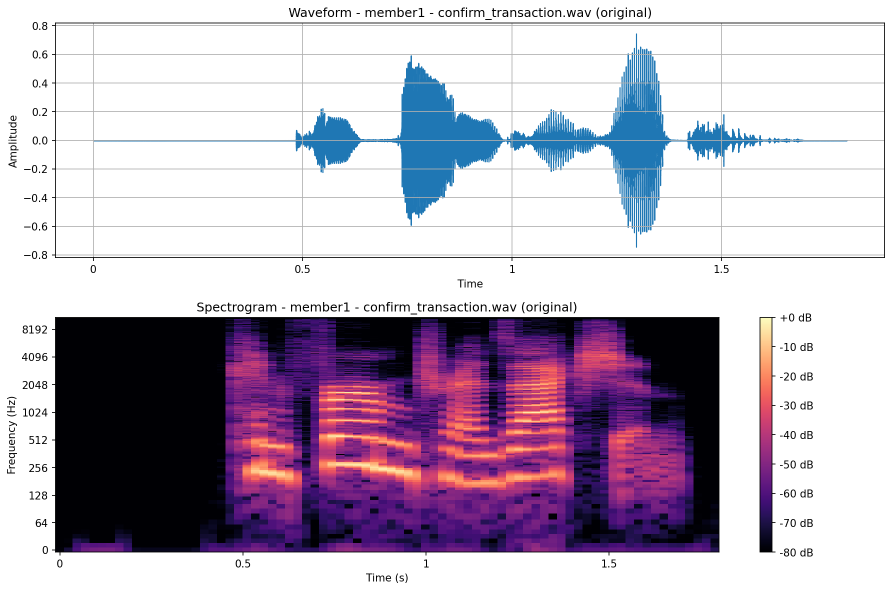
#> input picture product_recommendation_system/audio_visualizations/member1_confirm_transaction_wav_original.png, 1784 x 1182 px (shown at 1/2 size); its folder holds only this picture in this run
$ python -i image_processing.py   (imports and definitions only)
#> lines starting #> are read from the running program, lines starting #| are printed output that depends on the picture
import cv2
import numpy as np
import pandas as pd
import os
from PIL import Image, ImageFilter, ImageEnhance
import warnings

class ImageProcessor:
    def __init__(self, target_size=(128, 128)):
        self.target_size = target_size

    def load_and_preprocess(self, image_path):
        """Load and preprocess image with better error handling"""
        try:
            # Try OpenCV first
            image = cv2.imread(image_path)
#> image is the input picture: shape (1182, 1784, 3); mean B, G, R 192.8, 176.5, 187.7
            if image is None:
                raise ValueError("OpenCV could not load image")

            # Check if image is valid
            if image.size == 0:
                raise ValueError("Empty image")

            image = cv2.resize(image, self.target_size)
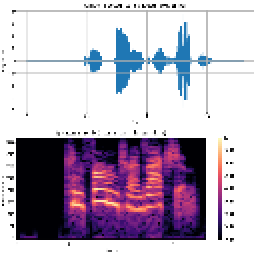
#> image: shape (128, 128, 3) (shown 2 times larger); mean B, G, R 192.8, 176.7, 188
            image = cv2.cvtColor(image, cv2.COLOR_BGR2RGB)
            return image

        except Exception as e:
            print(f"OpenCV failed for {image_path}: {e}")
            # Fallback to PIL
            try:
                image = Image.open(image_path)
                image = image.resize(self.target_size)
                image = image.convert('RGB')
                return np.array(image)
            except Exception as pil_error:
                print(f"PIL also failed for {image_path}: {pil_error}")
                # Create a dummy image
                return np.random.randint(0, 255, (self.target_size[0], self.target_size[1], 3), dtype=np.uint8)

    # [159 lines left out: functions apply_augmentations, extract_features, process_all_images, create_dummy_features, not called in this run]

>>> result = ImageProcessor().load_and_preprocess('../audio_visualizations/member1_confirm_transaction_wav_original.png')

$ run again, on product_recommendation_system/audio_visualizations/member2_confirm_transaction_wav_original.png
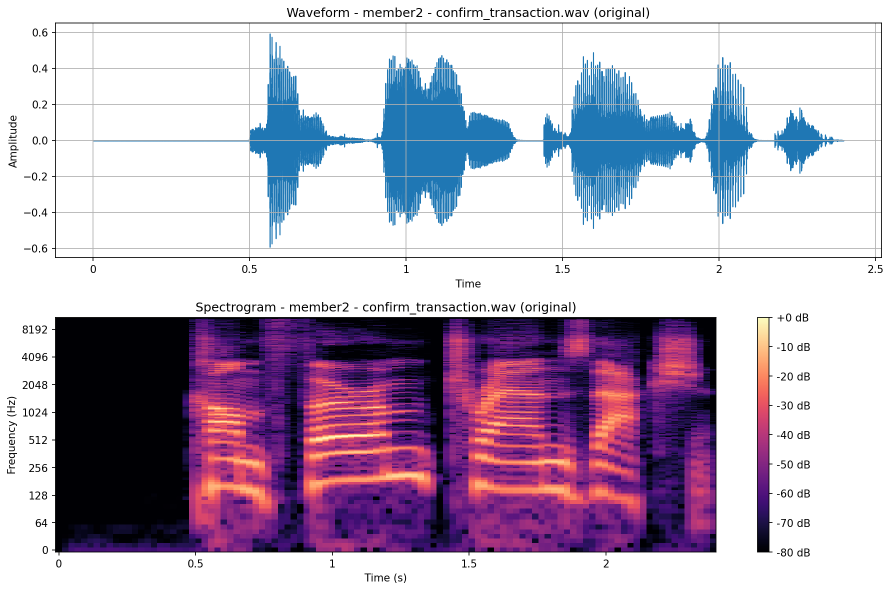
#> input picture product_recommendation_system/audio_visualizations/member2_confirm_transaction_wav_original.png, 1782 x 1182 px (shown at 1/2 size)
#> in load_and_preprocess, image is the input picture: shape (1182, 1782, 3); mean B, G, R 194.6, 175.3, 187.6
#> in load_and_preprocess, `image = cv2.resize(image, self.target_size)`:
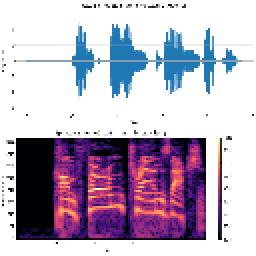
#> image: shape (128, 128, 3) (shown 2 times larger); mean B, G, R 195.3, 176.2, 188.2

$ run again, on product_recommendation_system/audio_visualizations/member1_yes_approve_wav_original.png
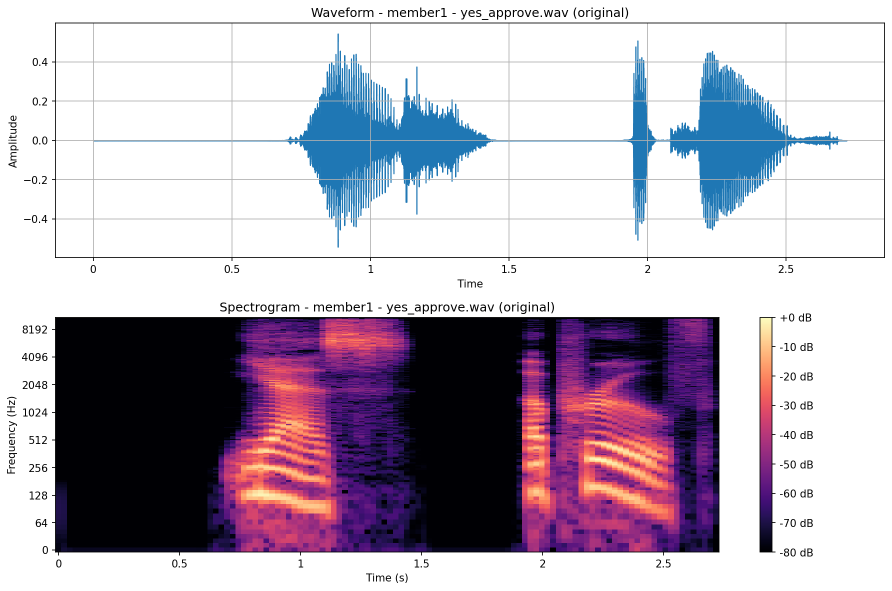
#> input picture product_recommendation_system/audio_visualizations/member1_yes_approve_wav_original.png, 1784 x 1182 px (shown at 1/2 size)
#> in load_and_preprocess, image is the input picture: shape (1182, 1784, 3); mean B, G, R 189.4, 176, 185
#> in load_and_preprocess, `image = cv2.resize(image, self.target_size)`:
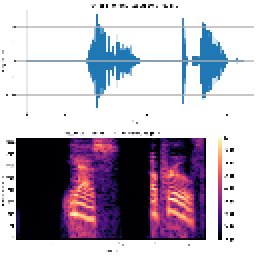
#> image: shape (128, 128, 3) (shown 2 times larger); mean B, G, R 189.3, 175.9, 184.8
